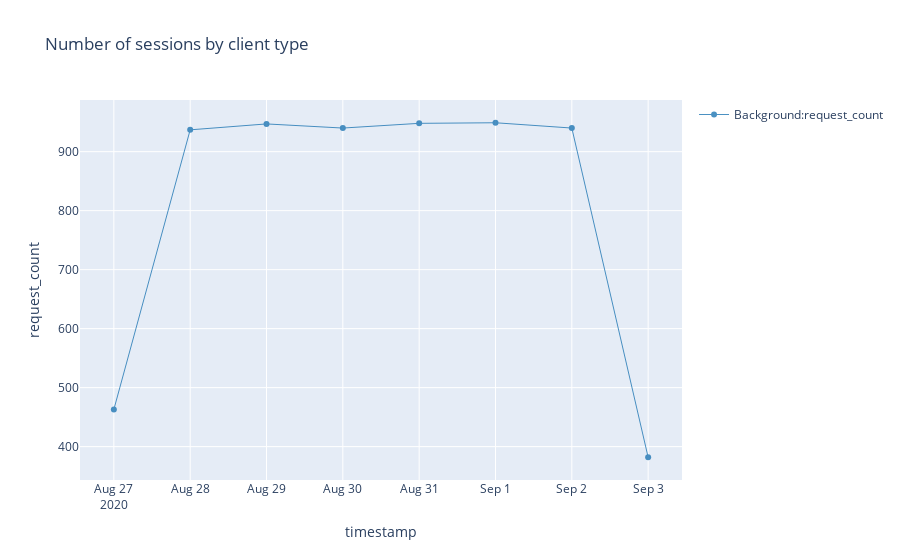

Notebook source saved alongside this figure:
### Markdown cell above
## Sessions

Performance tuning guide: https://docs.microsoft.com/en-us/dynamics365/business-central/dev-itpro/performance/performance-online#telemetry

Session telemetry docs: https://docs.microsoft.com/en-us/dynamics365/business-central/dev-itpro/administration/telemetry-authorization-trace#authorization-succeeded-open-company

### Code cell
%%kql
let _aadTenantId = aadTenantId;
let _environmentName = environmentName;
traces
| where 1==1 
    and customDimensions.aadTenantId == _aadTenantId
    and customDimensions.environmentName == _environmentName
    and customDimensions.eventId == 'RT0004'
    and timestamp > ago(7d)
| extend clientType = tostring( customDimensions.clientType )
| summarize request_count=count() by clientType, bin(timestamp, 1d)
| render timechart title= 'Number of sessions by client type'

### Figure 1 — Plotly figure (JSON) as saved in the notebook; plotly's stock layout.template omitted (floating-point values rounded to 4 significant figures)
{"data": [{"line": {"color": "rgb(31, 118, 179)", "width": 1}, "name": "Background:request_count", "opacity": 0.8, "type": "scatter", "x": ["2020-08-27T00:00:00+00:00", "2020-08-28T00:00:00+00:00", "2020-08-29T00:00:00+00:00", "2020-08-30T00:00:00+00:00", "2020-08-31T00:00:00+00:00", "2020-09-01T00:00:00+00:00", "2020-09-02T00:00:00+00:00", "2020-09-03T00:00:00+00:00"], "y": [463, 937, 947, 940, 948, 949, 940, 382]}], "layout": {"showlegend": true, "title": {"text": "Number of sessions by client type"}, "xaxis": {"autorange": true, "title": {"text": "timestamp"}, "type": "date"}, "yaxis": {"ticksuffix": "", "title": {"text": "request_count"}, "type": "linear"}}}
